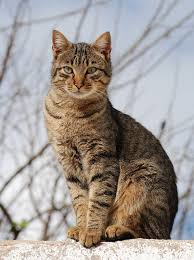
#> input picture cat-test.jpeg, 194 x 260 px
$ python main.py
#> lines starting #> are read from the running program, lines starting #| are printed output that depends on the picture
from PIL import Image, ImageEnhance, ImageOps

cat = Image.open("cat-test.jpeg")
#> cat is the input picture: PIL image 194x260 RGB; mean R, G, B 162.2, 155.3, 151.1
bw_cat = cat.convert("L")
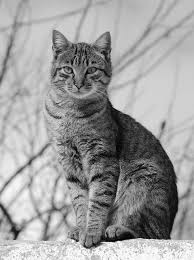
#> bw_cat: PIL image 194x260 L; min 0, max 255, mean 156.9

bw_cat.save("bw_cat.jpg")

with Image.open("bw_cat.jpg") as img:
    img = ImageOps.mirror(img)
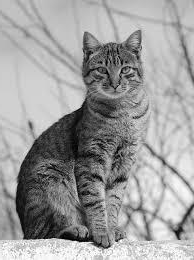
#> img: PIL image 194x260 L; min 0, max 255, mean 156.9
    img.save("img.jpg")
